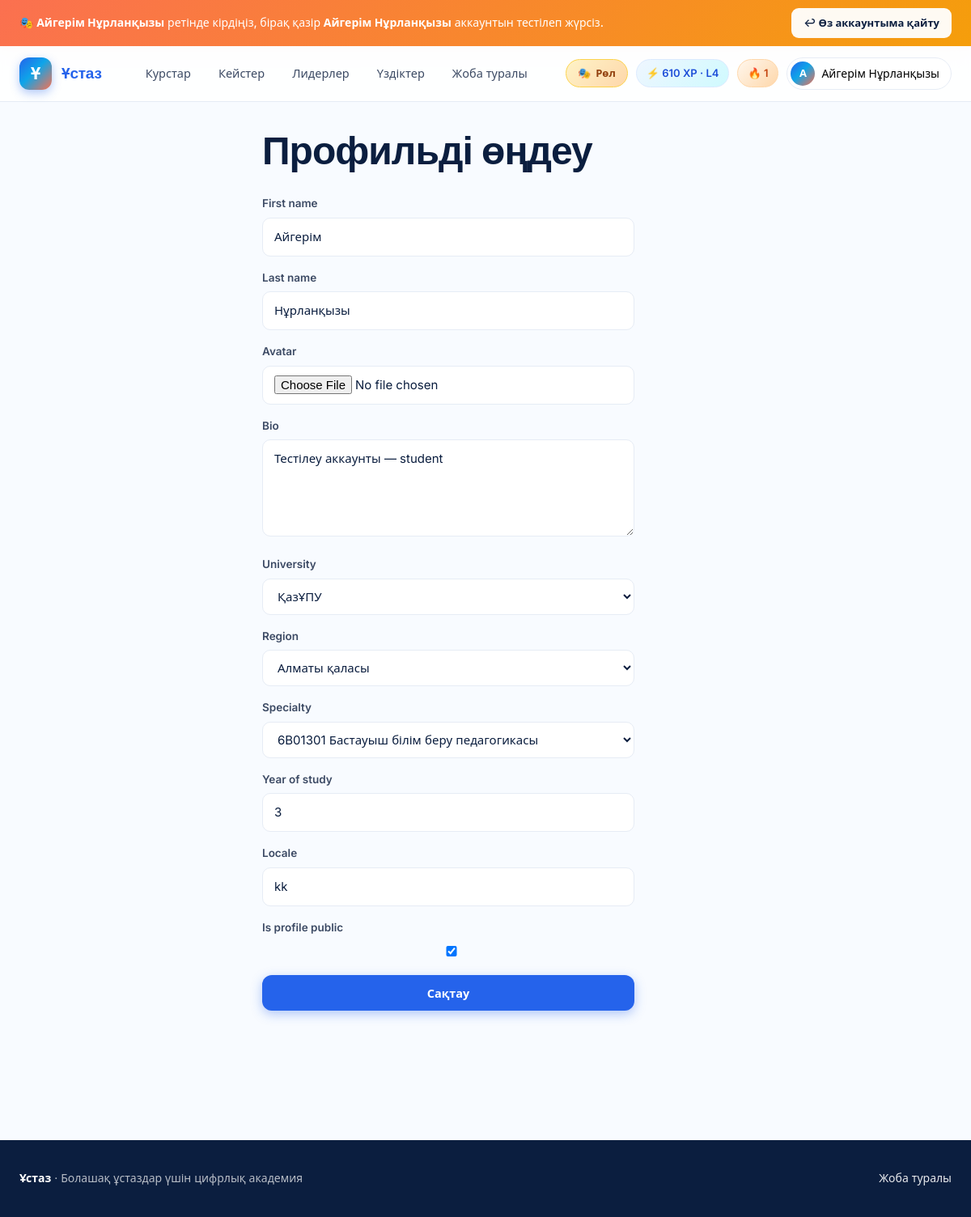
/accounts/me/edit/ (signed in), run on the app's committed database.
### accounts/models.py (models this page shows, shortened)
class User(AbstractUser):
    class Role(models.TextChoices):
        STUDENT = "student", "Студент"
        METHODIST = "methodist", "Методист"
        ADMIN = "admin", "Әкімші"
    email = models.EmailField(blank=True)
    role = models.CharField(max_length=16, choices=Role.choices, default=Role.STUDENT)
    avatar = models.ImageField(upload_to="avatars/", blank=True, null=True)
    bio = models.TextField(blank=True)
    university = models.ForeignKey(
        University, on_delete=models.SET_NULL, null=True, blank=True, related_name="students"
    )
    region = models.ForeignKey(
        Region, on_delete=models.SET_NULL, null=True, blank=True, related_name="users"
    )
    specialty = models.ForeignKey(
        Specialty, on_delete=models.SET_NULL, null=True, blank=True, related_name="users"
    )
    year_of_study = models.PositiveSmallIntegerField(null=True, blank=True)
    locale = models.CharField(max_length=8, default="kk")
    is_profile_public = models.BooleanField(default=True)
    last_seen = models.DateTimeField(null=True, blank=True)
    REQUIRED_FIELDS = []
    @property
    def display_name(self):
        return self.get_full_name() or self.username

### gamification/models.py (models this page shows, shortened)
class Profile(models.Model):
    user = models.OneToOneField(
        settings.AUTH_USER_MODEL, on_delete=models.CASCADE, related_name="gprofile"
    )
    xp = models.PositiveIntegerField(default=0)
    level = models.PositiveSmallIntegerField(default=1)
    weekly_xp = models.PositiveIntegerField(default=0)
    monthly_xp = models.PositiveIntegerField(default=0)
    last_week_reset = models.DateField(null=True, blank=True)
    last_month_reset = models.DateField(null=True, blank=True)

class Streak(models.Model):
    user = models.OneToOneField(
        settings.AUTH_USER_MODEL, on_delete=models.CASCADE, related_name="streak"
    )
    current = models.PositiveIntegerField(default=0)
    longest = models.PositiveIntegerField(default=0)
    last_activity_date = models.DateField(null=True, blank=True)
    freezes_available = models.PositiveSmallIntegerField(default=2)
    freezes_used_month = models.PositiveSmallIntegerField(default=0)
    month_marker = models.DateField(null=True, blank=True)

### accounts/views.py (the view)
# urls.py: path("me/edit/", views.edit_profile, name="edit_profile"),
@login_required
def edit_profile(request):
    if request.method == "POST":
        form = ProfileForm(request.POST, request.FILES, instance=request.user)
        if form.is_valid():
            form.save()
            messages.success(request, "Профиль жаңартылды.")
            return redirect("accounts:profile", username=request.user.username)
    else:
        form = ProfileForm(instance=request.user)
    return render(request, "accounts/edit_profile.html", {"form": form})

### accounts/forms.py
class ProfileForm(forms.ModelForm):
    class Meta:
        model = User
        fields = (
            "first_name", "last_name", "avatar", "bio",
            "university", "region", "specialty", "year_of_study",
            "locale", "is_profile_public",
        )
        widgets = {
            "bio": forms.Textarea(attrs={"rows": 4}),
        }

### accounts/models.py (called while the page is built)
    def __str__(self):
        return self.short_name or self.name

    def __str__(self):
        return self.name

    def __str__(self):
        return f"{self.code} {self.name}".strip()

### templates/accounts/edit_profile.html (shortened to what this page needs)
{% extends "base.html" %}
{% block content %}
<div class="container" style="max-width: 600px;">
  <h1>Профильді өңдеу</h1>
  <form method="post" enctype="multipart/form-data" class="form">{% csrf_token %}
    {% for field in form %}
      <div>
        <label>{{ field.label }}</label>
        {{ field }}
      </div>
    {% endfor %}
    <button type="submit" class="btn btn-primary">Сақтау</button>
  </form>
</div>
{% endblock %}

### templates/base.html (shortened to what this page needs)
{% load static humanize %}<!DOCTYPE html>
<html lang="kk">
<head>
<link rel="stylesheet" href="{% static 'css/app.css' %}">
</head>
<body class="bg-cream">
{% if IMPERSONATING %}
<div class="impersonate-bar">
  <div class="container impersonate-inner">
    <span>
      🎭 <strong>{{ IMPERSONATOR.display_name }}</strong> ретінде кірдіңіз,
      бірақ қазір <strong>{{ user.display_name }}</strong> аккаунтын тестілеп жүрсіз.
    </span>
    <a class="btn btn-sm btn-ghost" href="{% url 'accounts:exit_become' %}">↩ Өз аккаунтыма қайту</a>
  </div>
</div>
{% endif %}
<header class="topbar" x-data="{mobileOpen: false}">
  <div class="container topbar-inner">
    <a href="{% url 'core:landing' %}" class="brand">
      <span class="brand-mark">Ұ</span>
      <span class="brand-name">{{ PLATFORM_NAME }}</span>
    </a>
    <nav class="nav" :class="{'is-open': mobileOpen}" @click="mobileOpen = false">
      <a href="{% url 'courses:catalog' %}">Курстар</a>
      <a href="{% url 'assessments:cases' %}">Кейстер</a>
      <a href="{% url 'gamification:leaderboard' %}">Лидерлер</a>
      <a href="{% url 'social:best_solutions' %}">Үздіктер</a>
      <a href="{% url 'core:about' %}">Жоба туралы</a>
    </nav>
    <div class="nav-right">
      {% if ROLE_SWITCHER_USERS %}
        <div class="usermenu" x-data="{open:false}">
          <button class="role-switcher-btn" @click="open=!open" title="Тестілеу үшін рөл ауыстыру">
            🎭 <span class="role-switcher-label">Рөл</span>
          </button>
        </div>
      {% endif %}
      {% if user.is_authenticated %}
        {% if user.gprofile %}<span class="xp-pill">⚡ {{ user.gprofile.xp|intcomma }} XP · L{{ user.gprofile.level }}</span>{% endif %}
        {% if user.streak %}<span class="streak-pill">🔥 {{ user.streak.current }}</span>{% endif %}
        <div class="usermenu" x-data="{open:false}">
          <button class="usermenu-btn" @click="open=!open">
            {% if user.avatar %}<img src="{{ user.avatar.url }}" alt="">{% else %}<span class="avatar-fallback">{{ user.display_name|slice:":1"|upper }}</span>{% endif %}
            <span>{{ user.display_name }}</span>
          </button>
        </div>
      {% else %}
        <a class="btn btn-ghost" href="{% url 'accounts:login' %}">Кіру</a>
        <a class="btn btn-primary" href="{% url 'accounts:signup' %}">Тіркелу</a>
      {% endif %}
    </div>
  </div>
</header>
<main class="main">
  {% block content %}{% endblock %}
</main>
<footer class="footer">
  <div class="container footer-inner">
    <div>
      <strong>{{ PLATFORM_NAME }}</strong> · {{ PLATFORM_TAGLINE }}
    </div>
    <div>
      <a href="{% url 'core:about' %}">Жоба туралы</a>
    </div>
  </div>
</footer>
</body>
</html>

### data on the page
User: display_name "Айгерім Нұрланқызы", gprofile.xp "610", gprofile.level "4", streak.current "1", display_name "А", form "Айгерім" "Нұрланқызы" "Тестілеу аккаунты — student" "ҚазҰПУ" "Алматы қаласы" "6B01301 Бастауыш білім беру педагогикасы" "3" "kk" "☑"

### other printed values
{{ PLATFORM_NAME }} "Ұстаз"
{{ field.label }} "First name" "Last name" "Avatar" "Bio" "University" "Region" "Specialty" "Year of study" "Locale" "Is profile public"
{{ PLATFORM_TAGLINE }} "Болашақ ұстаздар үшін цифрлық академия"
